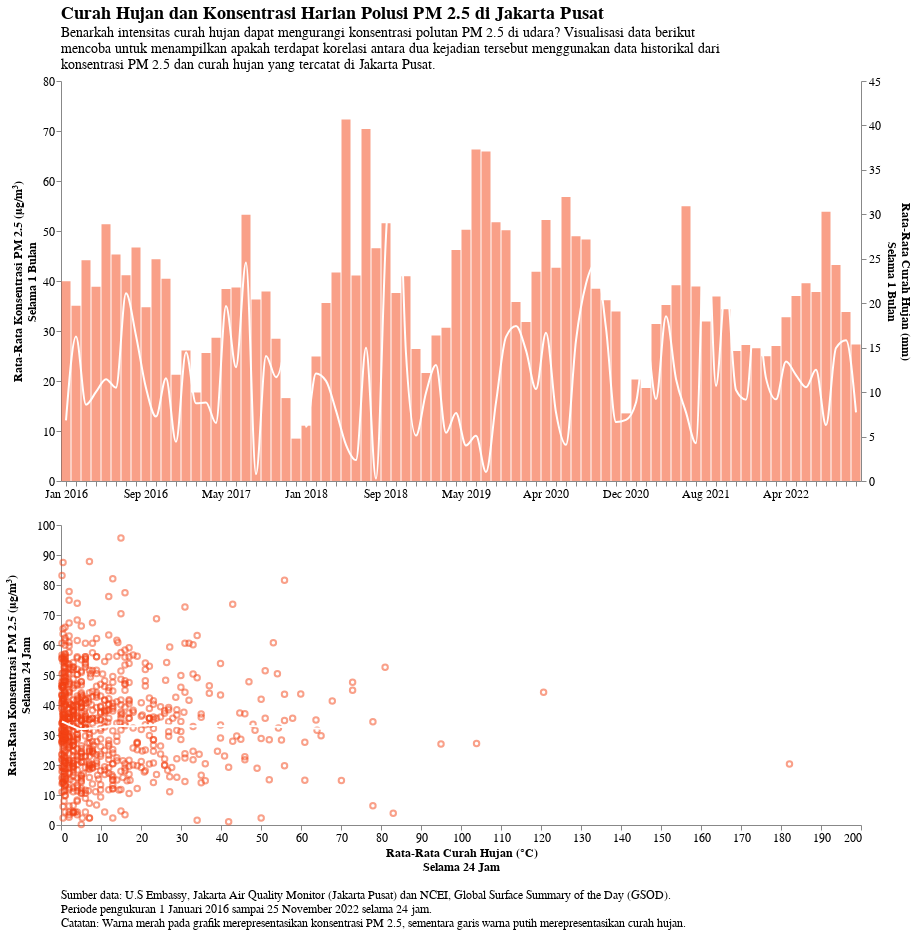

Source (notebook cell):
### Markdown cell above
### 2.3 Curah Hujan vs Konsentrasi PM 2.5

### Code cell
base = alt.Chart(title=alt.TitleParams(
        text="Curah Hujan dan Konsentrasi Harian Polusi PM 2.5 di Jakarta Pusat",
        subtitle=["Benarkah intensitas curah hujan dapat mengurangi konsentrasi polutan PM 2.5 di udara? Visualisasi data berikut",
                  "mencoba untuk menampilkan apakah terdapat korelasi antara dua kejadian tersebut menggunakan data historikal dari",
                  "konsentrasi PM 2.5 dan curah hujan yang tercatat di Jakarta Pusat."],
                  align="left", anchor="start", baseline="line-top", fontSize=18, subtitleFontSize=14)).encode(
    alt.X("tanggal", timeUnit="yearmonth", type="ordinal", axis=alt.Axis(title=None, format="%b %Y"))
).properties(
    width=800, height=400
)

bar = base.mark_bar(opacity=0.5, color='#f34213').encode(
    alt.Y('mean(pm25):Q',
          title=["Rata-Rata Konsentrasi PM 2.5 (μg/m\u00b3)", "Selama 1 Bulan"])
)

line = base.mark_line(stroke='white', interpolate='monotone').encode(
    alt.Y('mean(curah_hujan):Q',
          title=["Rata-Rata Curah Hujan (mm)", "Selama 1 Bulan"])
)

chart1 = alt.layer(bar, line).resolve_scale(
    y = 'independent'
)

points = alt.Chart().mark_point(opacity=0.5, color='#f34213').encode(
    x=alt.X('curah_hujan:Q', title=["Rata-Rata Curah Hujan (°C)", "Selama 24 Jam"]),
    y=alt.Y('pm25:Q', title=["Rata-Rata Konsentrasi PM 2.5 (μg/m\u00b3)", "Selama 24 Jam"])
)


chart2 = points + points.transform_loess(bandwidth=0.6, 
                            loess = "pm25", on="curah_hujan"
).mark_line(
    color='white',
    size=2
).properties(
    width=800, # lebar
    height=300 # tinggi
)


alt.vconcat(
    chart1, # overlay garis di scatter plot
    chart2,
    data=curah_hujan.reset_index() # reset index supaya datetime index jadi kolom
).configure_view(
    strokeWidth=0
).configure_title(
    frame='group'
).configure_axis(
    labelFontSize=12,
    titleFontSize=12,
    grid=False
).properties(
    title=alt.TitleParams(
        ['Sumber data: U.S Embassy, Jakarta Air Quality Monitor (Jakarta Pusat) dan NCEI, Global Surface Summary of the Day (GSOD).', 
        'Periode pengukuran 1 Januari 2016 sampai 25 November 2022 selama 24 jam.',
        "Catatan: Warna merah pada grafik merepresentasikan konsentrasi PM 2.5, sementara garis warna putih merepresentasikan curah hujan."],
        baseline='bottom',
        orient='bottom',
        anchor='start',
        fontWeight='normal',
        fontSize=12,
        offset=30
    )
)

### Figure 1 — Vega-Lite specification as saved in the notebook (floating-point values rounded to 4 significant figures; data arrays with more than 128 entries replaced by an {"elided": "..."} marker saying what was removed)
{"usermeta": {"embedOptions": {"theme": "dark"}}, "config": {"view": {"continuousWidth": 400, "continuousHeight": 300, "strokeWidth": 0}, "axis": {"grid": false, "labelFontSize": 12, "titleFontSize": 12}, "title": {"frame": "group"}}, "vconcat": [{"layer": [{"mark": {"type": "bar", "color": "#f34213", "opacity": 0.5}, "encoding": {"x": {"axis": {"format": "%b %Y", "title": null}, "field": "tanggal", "timeUnit": "yearmonth", "type": "ordinal"}, "y": {"aggregate": "mean", "field": "pm25", "title": ["Rata-Rata Konsentrasi PM 2.5 (μg/m³)", "Selama 1 Bulan"], "type": "quantitative"}}, "height": 400, "title": {"text": "Curah Hujan dan Konsentrasi Harian Polusi PM 2.5 di Jakarta Pusat", "align": "left", "anchor": "start", "baseline": "line-top", "fontSize": 18, "subtitle": ["Benarkah intensitas curah hujan dapat mengurangi konsentrasi polutan PM 2.5 di udara? Visualisasi data berikut", "mencoba untuk menampilkan apakah terdapat korelasi antara dua kejadian tersebut menggunakan data historikal dari", "konsentrasi PM 2.5 dan curah hujan yang tercatat di Jakarta Pusat."], "subtitleFontSize": 14}, "width": 800}, {"mark": {"type": "line", "interpolate": "monotone", "stroke": "white"}, "encoding": {"x": {"axis": {"format": "%b %Y", "title": null}, "field": "tanggal", "timeUnit": "yearmonth", "type": "ordinal"}, "y": {"aggregate": "mean", "field": "curah_hujan", "title": ["Rata-Rata Curah Hujan (mm)", "Selama 1 Bulan"], "type": "quantitative"}}, "height": 400, "title": {"text": "Curah Hujan dan Konsentrasi Harian Polusi PM 2.5 di Jakarta Pusat", "align": "left", "anchor": "start", "baseline": "line-top", "fontSize": 18, "subtitle": ["Benarkah intensitas curah hujan dapat mengurangi konsentrasi polutan PM 2.5 di udara? Visualisasi data berikut", "mencoba untuk menampilkan apakah terdapat korelasi antara dua kejadian tersebut menggunakan data historikal dari", "konsentrasi PM 2.5 dan curah hujan yang tercatat di Jakarta Pusat."], "subtitleFontSize": 14}, "width": 800}], "resolve": {"scale": {"y": "independent"}}}, {"layer": [{"mark": {"type": "point", "color": "#f34213", "opacity": 0.5}, "encoding": {"x": {"field": "curah_hujan", "title": ["Rata-Rata Curah Hujan (°C)", "Selama 24 Jam"], "type": "quantitative"}, "y": {"field": "pm25", "title": ["Rata-Rata Konsentrasi PM 2.5 (μg/m³)", "Selama 24 Jam"], "type": "quantitative"}}}, {"mark": {"type": "line", "color": "white", "size": 2}, "encoding": {"x": {"field": "curah_hujan", "title": ["Rata-Rata Curah Hujan (°C)", "Selama 24 Jam"], "type": "quantitative"}, "y": {"field": "pm25", "title": ["Rata-Rata Konsentrasi PM 2.5 (μg/m³)", "Selama 24 Jam"], "type": "quantitative"}}, "height": 300, "transform": [{"loess": "pm25", "on": "curah_hujan", "bandwidth": 0.6}], "width": 800}]}], "data": {"name": "data-9da536c31097c32a224b62c57178556c"}, "title": {"text": ["Sumber data: U.S Embassy, Jakarta Air Quality Monitor (Jakarta Pusat) dan NCEI, Global Surface Summary of the Day (GSOD).", "Periode pengukuran 1 Januari 2016 sampai 25 November 2022 selama 24 jam.", "Catatan: Warna merah pada grafik merepresentasikan konsentrasi PM 2.5, sementara garis warna putih merepresentasikan curah hujan."], "anchor": "start", "baseline": "bottom", "fontSize": 12, "fontWeight": "normal", "offset": 30, "orient": "bottom"}, "$schema": "https://vega.github.io/schema/vega-lite/v4.17.0.json", "datasets": {"data-9da536c31097c32a224b62c57178556c": {"elided": "786 records"}}}
